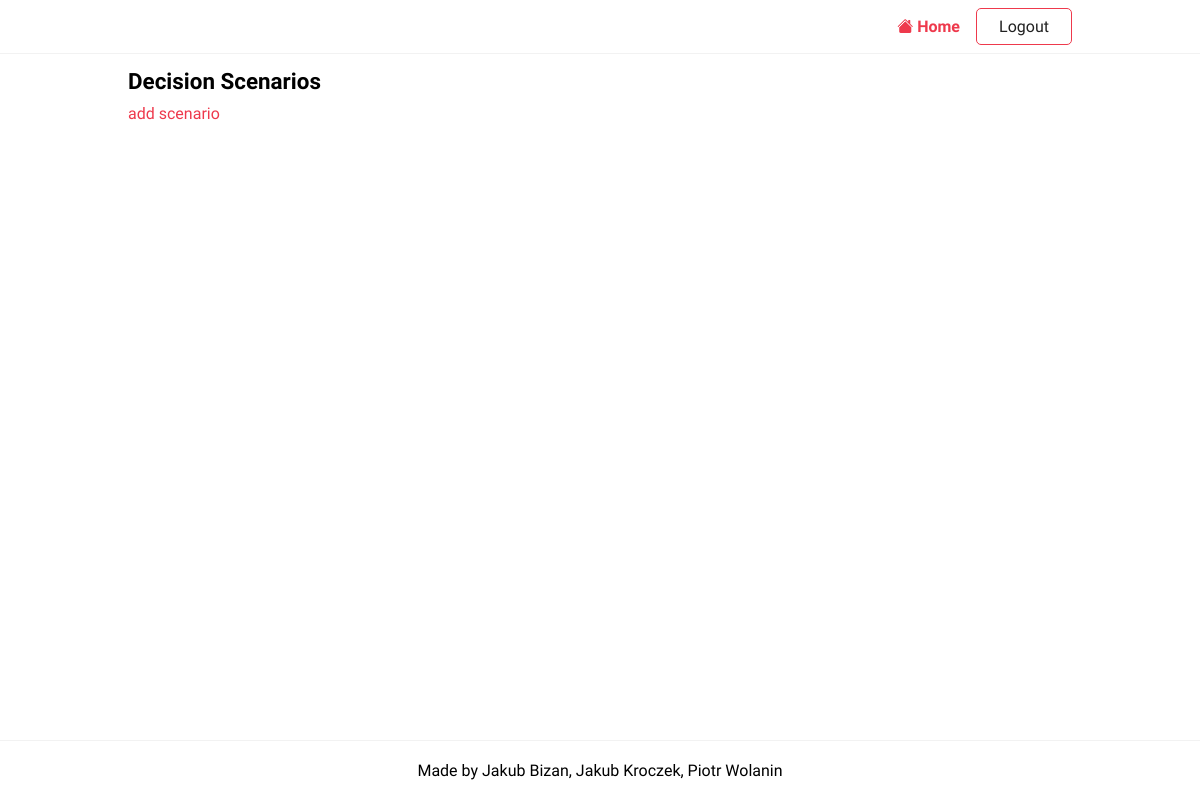
Before: /scenarios/ (signed in) with the older database file.
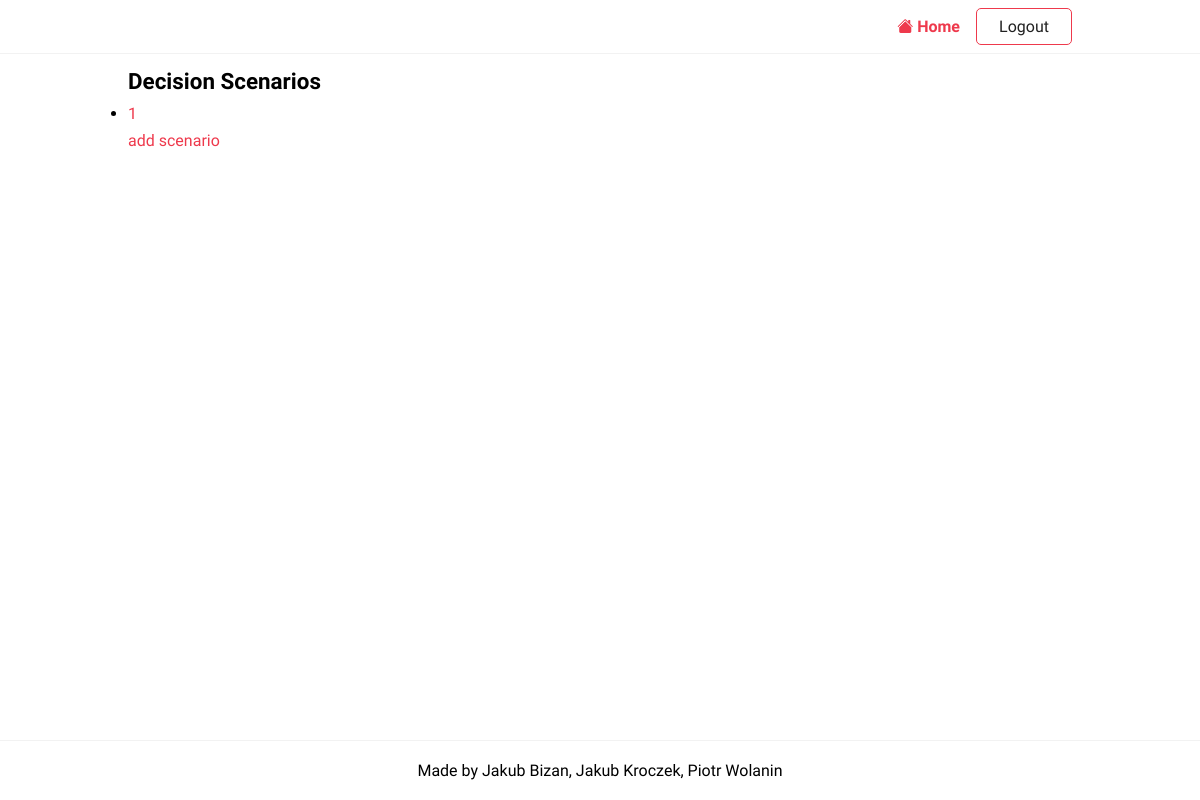
After: the same page with the newer database file.
### projekt/models/decisionScenarios.py (models this page shows)
class DecisionScenarios(m.Model):
    modelID = m.ForeignKey(Models, on_delete=m.CASCADE, null=True, blank=True)
    dataID = m.ForeignKey(Data, on_delete=m.CASCADE, null=True, blank=True)
    weightID = m.ForeignKey(Weights, on_delete=m.CASCADE, null=True, blank=True)
    userID = m.ForeignKey(User, on_delete=m.CASCADE)

### projekt/views/facilitator_views.py (the view)
# urls.py: path('scenarios/', ScenarioView.as_view(), name='scenarios'),
class ScenarioView(LoginRequiredMixin, PermissionRequiredMixin, ListView):
    template_name = "projekt/scenario.html"
    permission_required = "projekt.view_decisionscenarios"
    context_object_name = "scenarios"
    def get_queryset(self):
        queryset = DecisionScenarios.objects.filter(userID=self.request.user.pk)
        return queryset

### templates/projekt/scenario.html
{%extends 'base.html'%}
{%block content%}
  <h2>Decision Scenarios</h2>
    <ul>
        {% for scenario in scenarios %}
            <li><a href={% url 'scenario-detail' scenario.pk %}>{{ scenario.pk }}&nbsp;{{ scenario.get_absolute_url }}</a></li>
        {% endfor %}
    </ul>
    <a href={% url 'add_scenario' %}>add scenario</a>
{%endblock content%}

Changed rows visible on the page:
now on this page (row edited): DecisionScenarios: pk "1"
